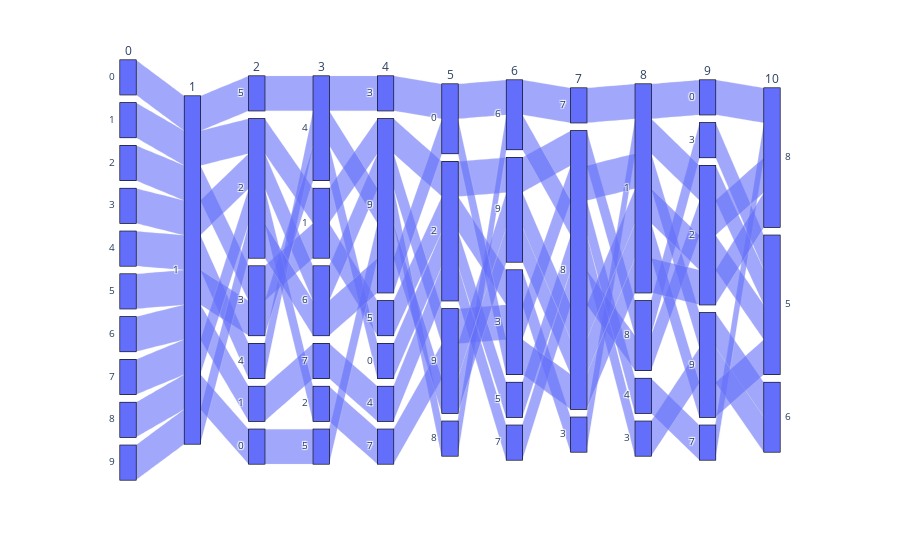

Notebook code cell kept with this figure:
### Code cell
'''Entry point for the particle filtering code '''

import sys
sys.path.append('../')
import numpy as np

from Implementations.algorithms.TimeDependentBeta import TimeDependentAlgo
from Implementations.resamplers.resamplers import PoissonResample,NBinomResample
from Implementations.solvers.DeterministicSolvers import LSODACalvettiSolver,LSODASolver,LSODASolverSEIARHD
from Implementations.perturbers.perturbers import MultivariatePerturbations
from utilities.Utils import Context,ESTIMATION
from functools import partial


'''Algorithm object encapsulating all the requirements

The integrator is an object which runs the t->t+1 propagation of the particles, primarily using the LSODA 
integrator built in to scipy.integrate(solve_ivp)

The perturb object performs multivariate perturbations on the state variables and the estimated variables

The resampler computes the weights and resamples based on a known algorithm(multinomial,systematic,residual)



'''
algo = TimeDependentAlgo(integrator = LSODASolver(),
                        perturb = MultivariatePerturbations(hyper_params={"h":0.5,"sigma1":0.05,"sigma2":0.1}),
                        resampler = NBinomResample(),
                        ctx=Context(sankey_indices = [],
                                    population=7_700_000,
                                    state_size = 4,
                                    prior_weights=np.zeros(1000),
                                    pos_weights = np.zeros(1000),
                                    weight_ratio=np.ones(1000),
                                    seed_loc=[1],
                                    seed_size=0.005,
                                    forward_estimation=1,
                                    rng=np.random.default_rng(),
                        particle_count=10))

algo.initialize(params={
"beta":ESTIMATION.VARIABLE,
"gamma":0.06,
"mu":0.004,
"q":0.1,
"eta":1/7,
"std":10,
"R":50,
"hosp":ESTIMATION.STATIC,
"L":90,
"D":10,
}
,priors={"beta":partial(algo.ctx.rng.uniform,0.1,0.6), 
          "gamma":partial(algo.ctx.rng.uniform,0,1/7),
          "eta":partial(algo.ctx.rng.uniform,1/15,1/3),
          "hosp":partial(algo.ctx.rng.uniform,5,20),
          "D":partial(algo.ctx.rng.uniform,0,20)
          })

'''Runs the PF over the specified data set for the specified length of time'''

#algo.print_particles()
algo.run(f'../datasets/WA_FLU_HOSPITALIZATIONS.csv',150)

### Figure 1 — Plotly figure (JSON) as saved in the notebook; plotly's stock layout.template omitted (floating-point values rounded to 4 significant figures)
{"data": [{"dimensions": [{"label": "0", "values": [0, 1, 2, 3, 4, 5, 6, 7, 8, 9]}, {"label": "1", "values": [1, 1, 1, 1, 1, 1, 1, 1, 1, 1]}, {"label": "2", "values": [5, 2, 3, 2, 4, 3, 1, 2, 0, 2]}, {"label": "3", "values": [4, 1, 1, 6, 4, 4, 7, 2, 5, 6]}, {"label": "4", "values": [3, 9, 5, 9, 9, 0, 4, 7, 9, 9]}, {"label": "5", "values": [0, 2, 2, 9, 8, 2, 2, 9, 9, 0]}, {"label": "6", "values": [6, 9, 3, 3, 6, 5, 7, 9, 9, 3]}, {"label": "7", "values": [7, 8, 3, 8, 8, 8, 8, 8, 8, 8]}, {"label": "8", "values": [1, 8, 1, 1, 4, 3, 8, 1, 1, 1]}, {"label": "9", "values": [0, 3, 2, 9, 7, 9, 2, 2, 9, 2]}, {"label": "10", "values": [8, 5, 5, 6, 8, 6, 8, 5, 5, 8]}], "domain": {"x": [0, 1], "y": [0, 1]}, "name": "", "type": "parcats"}], "layout": {"legend": {"tracegroupgap": 0}, "margin": {"t": 60}}}
